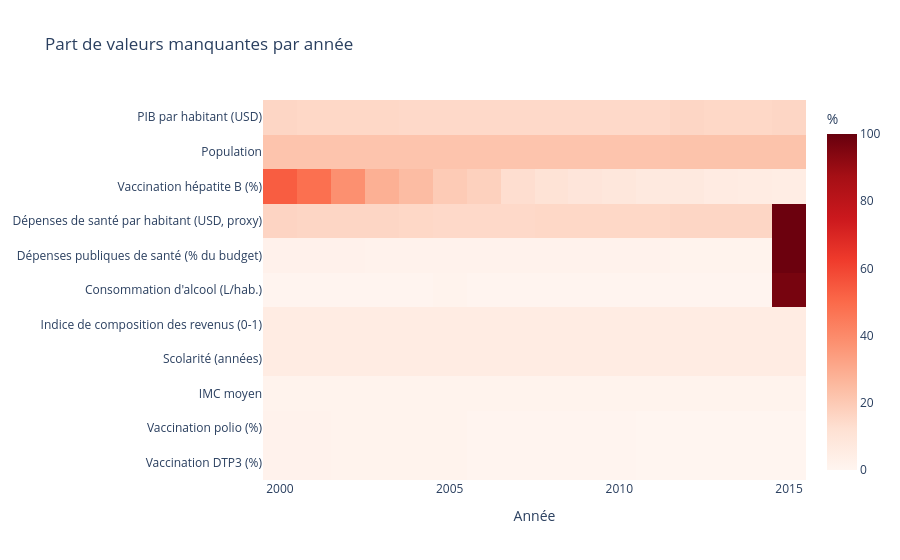

Source (notebook cell):
### Code cell
# Je retire uniquement les 10 lignes sans espérance de vie :
# elles ne servent à rien pour expliquer cette variable.
df_analyse = df.dropna(subset=["life_expectancy"]).copy()

# Les zéros de health_exp sont des données manquantes déguisées :
# je les compte comme manquants pour lire le graphique.
df_manquants = df_analyse.copy()
df_manquants["health_exp"] = df_manquants["health_exp"].replace(0, np.nan)

variables_manquantes = [
    "gdp", "population", "hepatitis_b", "health_exp", "total_exp", "alcohol",
    "income_comp", "schooling", "bmi", "polio", "diphtheria",
]

# Taux de valeurs manquantes par année et par variable.
taux = (
    df_manquants.groupby("year")[variables_manquantes]
    .apply(lambda groupe: groupe.isna().mean() * 100)
    .T
)
taux.index = [LABELS.get(c, c) for c in taux.index]

fig = px.imshow(
    taux,
    color_continuous_scale="Reds",
    zmin=0,
    zmax=100,
    labels={"x": "Année", "y": "", "color": "% manquant"},
    title="Part de valeurs manquantes par année",
    aspect="auto",
)
fig.update_layout(template="plotly_white", height=560, coloraxis_colorbar_title="%")
fig.show()

### Figure 1 — Plotly figure (JSON) as saved in the notebook; plotly's stock layout.template omitted (floating-point values rounded to 4 significant figures; data arrays with more than 128 entries replaced by an {"elided": "..."} marker saying what was removed)
{"data": [{"coloraxis": "coloraxis", "hovertemplate": "Année: %{x}<br>y: %{y}<br>% manquant: %{z}<extra></extra>", "name": "0", "type": "heatmap", "x": [2000, 2001, 2002, 2003, 2004, 2005, 2006, 2007, 2008, 2009, 2010, 2011, 2012, 2013, 2014, 2015], "xaxis": "x", "y": ["PIB par habitant (USD)", "Population", "Vaccination hépatite B (%)", "Dépenses de santé par habitant (USD, proxy)", "Dépenses publiques de santé (% du budget)", "Consommation d'alcool (L/hab.)", "Indice de composition des revenus (0-1)", "Scolarité (années)", "IMC moyen", "Vaccination polio (%)", "Vaccination DTP3 (%)"], "yaxis": "y", "z": {"elided": "11x16 float values"}}], "layout": {"coloraxis": {"autocolorscale": false, "cmax": 100, "cmin": 0, "colorbar": {"title": {"text": "%"}}, "colorscale": [[0.0, "rgb(255,245,240)"], [0.125, "rgb(254,224,210)"], [0.25, "rgb(252,187,161)"], [0.375, "rgb(252,146,114)"], [0.5, "rgb(251,106,74)"], [0.625, "rgb(239,59,44)"], [0.75, "rgb(203,24,29)"], [0.875, "rgb(165,15,21)"], [1.0, "rgb(103,0,13)"]]}, "height": 560, "title": {"text": "Part de valeurs manquantes par année"}, "xaxis": {"anchor": "y", "domain": [0.0, 1.0], "title": {"text": "Année"}}, "yaxis": {"anchor": "x", "autorange": "reversed", "domain": [0.0, 1.0]}}}
